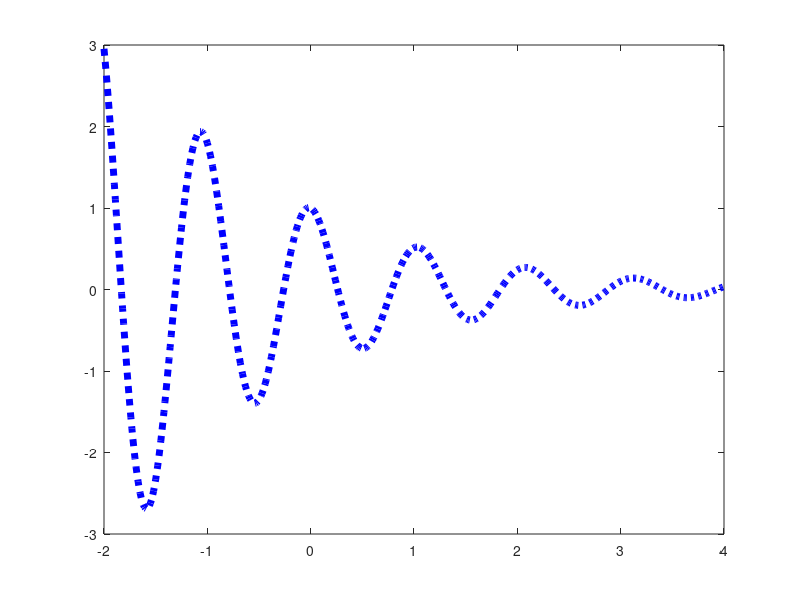

Write the MATLAB code that produced this figure.
ano = [2010 : 2019]
vendas = [2 3.5 5 8 11 7 12 15 18 21]

plot(ano,vendas, '-bo' , 'linewidth' , 2 , 'markersize' , 10 , 'markerfacecolor' , 'g')

x = [-2 : 0.01 : 4];
y = 3.5.^(-0.5*x).*cos(6*x);
plot(x,y, ':b' , 'linewidth' , 5)


